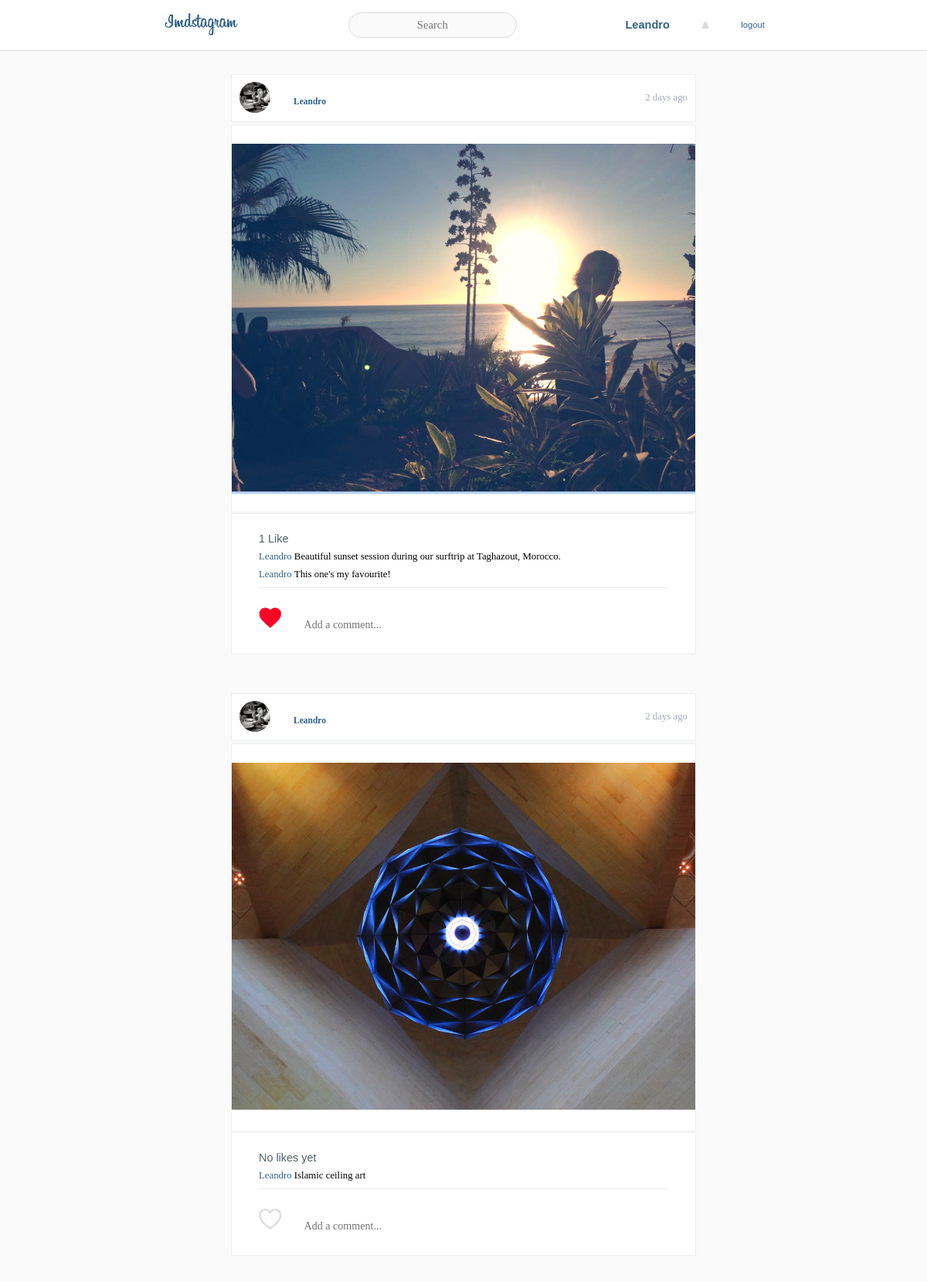
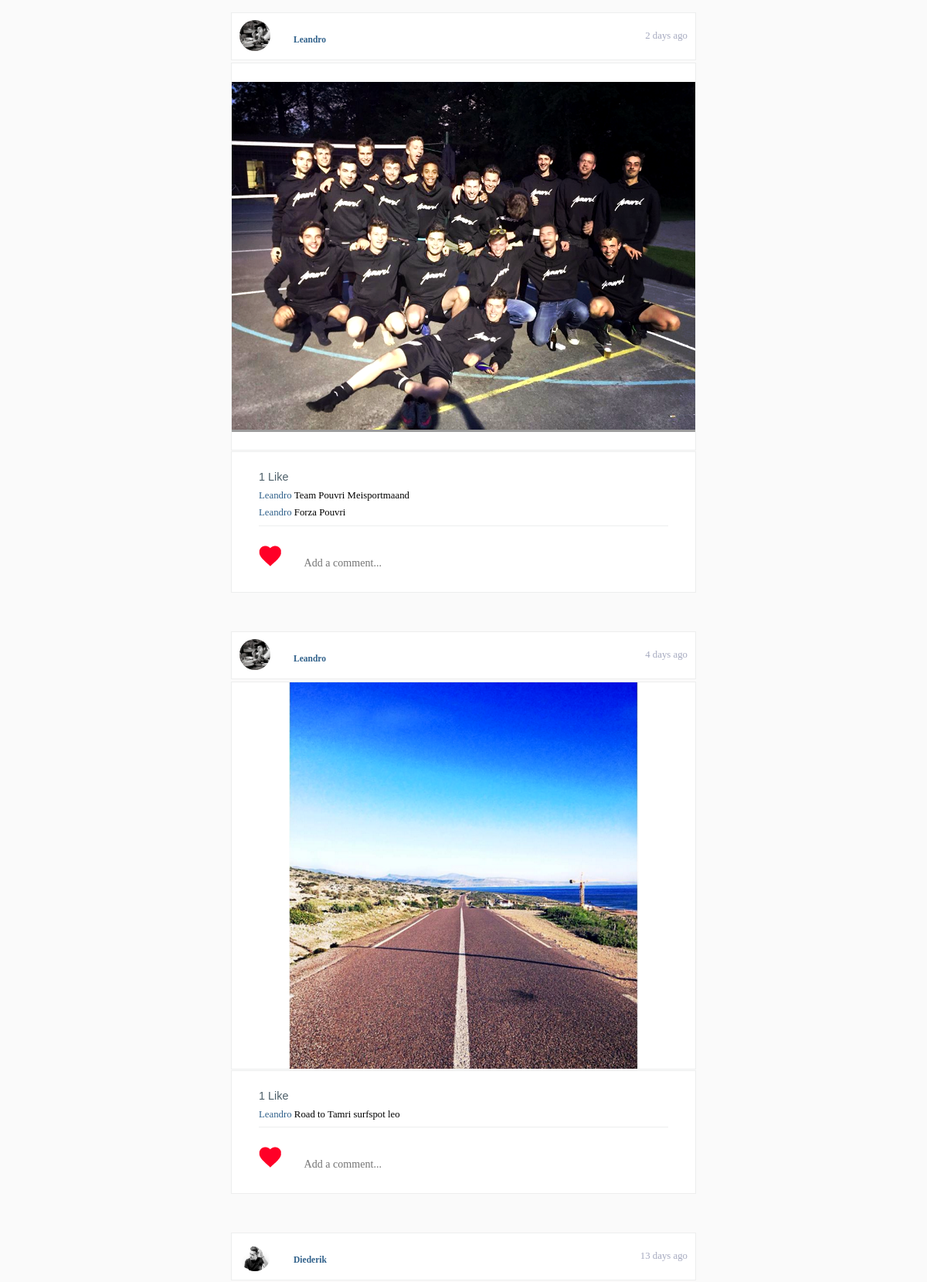
/index.php (signed in, upper part), run on the app's committed database (2 pictures, top to bottom).
### tables this page shows
CREATE TABLE `posts` (
  `imageID` int(11) NOT NULL AUTO_INCREMENT,
  `fileLocation` varchar(300) NOT NULL DEFAULT '',
  `description` varchar(300) NOT NULL DEFAULT '',
  `filter` varchar(45) DEFAULT NULL,
  `imageUserID` int(11) DEFAULT NULL,
  `timestamp` timestamp NULL DEFAULT CURRENT_TIMESTAMP ON UPDATE CURRENT_TIMESTAMP,
  `location` varchar(255) DEFAULT NULL,
  PRIMARY KEY (`imageID`)
);

CREATE TABLE `users` (
  `userID` int(11) NOT NULL AUTO_INCREMENT,
  `email` varchar(255) NOT NULL,
  `fullname` varchar(255) NOT NULL,
  `username` varchar(255) NOT NULL,
  `password` varchar(255) NOT NULL,
  `private` varchar(45) NOT NULL DEFAULT 'no',
  `bio` varchar(150) DEFAULT '',
  `avatar` varchar(255) DEFAULT NULL,
  PRIMARY KEY (`userID`)
);

CREATE TABLE `comments` (
  `commentID` int(11) NOT NULL AUTO_INCREMENT,
  `commentUserID` int(11) NOT NULL,
  `commentImageID` int(11) NOT NULL,
  `commentTimestamp` timestamp NOT NULL DEFAULT CURRENT_TIMESTAMP ON UPDATE CURRENT_TIMESTAMP,
  `commentText` mediumtext NOT NULL,
  PRIMARY KEY (`commentID`),
  KEY `imageID_idx` (`commentImageID`),
  KEY `userID_idx` (`commentUserID`),
  CONSTRAINT `commentUserID` FOREIGN KEY (`commentUserID`) REFERENCES `users` (`userID`),
  CONSTRAINT `imageID` FOREIGN KEY (`commentImageID`) REFERENCES `posts` (`imageID`) ON DELETE NO ACTION ON UPDATE NO ACTION
);

### classes/feed.class.php (called while the page is built, shortened)
<?php
class Feed {
    private $m_oResults;
    public function __get($p_sProperty){
        switch($p_sProperty){
            case 'Results':
                return $this->m_oResults;
                break;
        }
    }
    public function getFeed($p_sProperty){
        $this->m_iUserID = $p_sProperty;
        $conn = new PDO('mysql:host=localhost; dbname=imdstagram', 'root', 'root');
        $statement = $conn->prepare("
            select * from posts
            where imageUserID in (select targetUserID from follows where requestUserID = :requestUserID)
            order by timestamp desc
            limit :getal
            ");
        $statement->bindValue(":requestUserID", $this->m_iUserID);
        $statement->bindValue(':getal', (int) trim($_SESSION['getal']), PDO::PARAM_INT);
        $statement->execute();
        $results = $statement->fetchAll();
        $this->m_oResults = $results;
    }
}
?>

### classes/postDetail.class.php (called while the page is built, shortened)
<?php
include_once ("includes/database.inc.php");
class postDetail{
    public function getAvatar($p_sProperty){
        global $conn;
        $this->m_iImageID = $p_sProperty;
        $getUserID = $conn->prepare("
                                    SELECT imageUserID
                                    FROM posts
                                    WHERE imageID = :imageID");
        $getUserID->bindValue(':imageID', $this->m_iImageID );
        $getUserID->execute();
        $userID = $getUserID->fetch(PDO::FETCH_ASSOC);
        $avatarLocation = $conn->prepare("
                                 SELECT avatar
                                 FROM users
                                 WHERE userID = :userID");
        $avatarLocation->bindValue(':userID', $userID['imageUserID']);
        $avatarLocation->execute();
        $result = $avatarLocation->fetch(PDO::FETCH_ASSOC);
        return $result;
    }
    public function getUsername($p_sProperty){
        global $conn;
        $this->m_iImageID = $p_sProperty;
        $getUserID = $conn->prepare("
                                    SELECT imageUserID
                                    FROM posts
                                    WHERE imageID = :imageID");
        $getUserID->bindValue(':imageID', $this->m_iImageID );
        $getUserID->execute();
        $userID = $getUserID->fetch(PDO::FETCH_ASSOC);
        $username = $conn->prepare("SELECT username
                                    FROM users
                                    WHERE userID = :userID");
        $username->bindValue(':userID', $userID['imageUserID']);
        $username->execute();
        $result = $username->fetch(PDO::FETCH_ASSOC);
        return $result;
    }
    public function getPostHour($p_sProperty){
        global $conn;
        $this->m_iImageID = $p_sProperty;
        $postTime = $conn->prepare("SELECT timestamp
                                   FROM posts
                                   WHERE imageID = :imageID");
        $postTime->bindValue(':imageID', $this->m_iImageID);
        $postTime->execute();
        $postTime = $postTime->fetch(PDO::FETCH_ASSOC);
        $currentTime = strtotime(date('Y-m-d H:i:s'));
        $postedTime = strtotime($postTime['timestamp']);
        $difference = $currentTime - $postedTime;
        $days = $difference/60/60/24;
        $hour = $difference/(60*60);
        $minutes = (abs($difference)/60);
        if(number_format($minutes, 0) < 1)
        {
            $result = "A moment ago";
        }
        elseif(number_format($hour, 0) < 1)
        {
            $result = number_format($minutes, 0). " minutes ago" ;
        }
        elseif(number_format($hour, 0) < 24)
        {
            $result = number_format($hour, 0)."h";
        }
        else
        {
            $result = number_format($days, 0)." days ago";
        }
        return $result;
    }
    public function getLikes($p_sProperty){
        global $conn;
        $this->m_iImageID = $p_sProperty;
        $likeCount = $conn->prepare("SELECT likeImageID
                                     FROM likes
                                     WHERE likeImageID = :likeImageID");
        $likeCount->bindValue(":likeImageID", $this->m_iImageID);
        $likeCount->execute();
        $result = $likeCount->rowCount();
        return $result;
    }
    public function likeCheck($p_sProperty){
        global $conn;
        $this->m_iImageID = $p_sProperty;
        $likeSenderID = $_SESSION['userID'];
        $likeCheck = $conn->prepare("SELECT *
                                     FROM likes
                                     WHERE likeImageID = $this->m_iImageID AND likeSenderID = $likeSenderID");
        $likeCheck->execute();
        if($likeCheck->rowCount() == 1)
        {
            return true;
        }
    }
    public function getDescription ($p_sProperty){
        global $conn;
        $this->m_iImageID = $p_sProperty;
        $getDescription = $conn->prepare("SELECT description
                                          FROM posts
                                          WHERE imageID = :imageID");
        $getDescription->bindValue(':imageID', $this->m_iImageID );
        $getDescription->execute();
        $description = $getDescription->fetch(PDO::FETCH_ASSOC);
        return $description;
    }
    public function getComments($p_sProperty){
        global $conn;
        $this->m_iImageID = $p_sProperty;
        $getComments = $conn->prepare("SELECT * from comments where commentImageID = :imageID");
        $getComments->bindValue(':imageID', $this->m_iImageID);
        $getComments->execute();
        $comments = $getComments->fetchAll();
        return $comments;
    }
}

### classes/users.class.php (called while the page is built, shortened)
<?php
class Users{
    private $m_sUsername;
    private $m_iUserID;
    public function __set($p_sProperty, $p_vValue)
    {
        switch($p_sProperty){
            case "UserID":
                $this->m_iUserID = $p_vValue;
                break;
        }
    }
    public function __get($p_sProperty)
    {
        switch($p_sProperty){
            case "Username":
                return $this->m_sUsername;
                break;
            case "UserID":
                return $this->m_iUserID;
                break;
        }
    }
    public function getProfile($p_sProperty)
    {
        $this->m_iUserID = $p_sProperty;
        $conn = new PDO('mysql:host=localhost; dbname=imdstagram', 'root', 'root');
        $getProfile = $conn->prepare("select * from users where userID = :userID");
        $getProfile->bindValue(':userID', $this->UserID);
        $getProfile->execute();
        $profileInfo = $getProfile->fetch(PDO::FETCH_ASSOC);
        $this->UserID = $profileInfo['userID'];
        $this->m_sUsername = $profileInfo['username'];
    }
}

### index.php (the view, shortened to what this page needs)
<?php
    include_once('classes/feed.class.php');
    include_once('classes/postDetail.class.php');
    include_once ('classes/users.class.php');
    $userID = $_SESSION['userID'];
    $feed = new Feed();
    $feed->getFeed($userID);
?>
<!doctype html>
<html lang="en">
<head>
    <link rel="stylesheet" href="css/reset.css">
    <link rel="stylesheet" href="css/style.css">
    <link rel="stylesheet" href="css/cssgram.min.css">
</head>
<body>
    <?php include_once("includes/nav.inc.php"); ?>
    <div class="indexFeed">
            <?php $i = 0 ?>
            <?php foreach($feed->Results as $post): ?>
                <?php $i++ ?>
                <div class="feedNav">
                    <a href="profile.php?userID=<?php echo $post['imageUserID']; ?>">
                        <img class="feedNavPic" src="<?php
                        $avatar = new postDetail();
                        $avatar = $avatar->getAvatar($post['imageID']);
                        echo $avatar['avatar'];
                        ?>" alt="">
                    </a>
                    <a href="profile.php?userID=<?php echo $post['imageUserID']; ?>" class="feedNavUsername">
                        <h2 class="name">
                            <?php
                                $username = new postDetail();
                                $username = $username->getUsername($post['imageID']);
                                echo $username['username'];
                            ?>
                        </h2>
                    </a>
                    <p class="feedNavTimestamp">
                        <?php
                            $timestamp = new postDetail();
                            $timestamp = $timestamp->getPostHour($post['imageID']);
                            echo $timestamp;
                        ?>
                    </p>
                </div>
                <div class="feedPic">
                    <a href="postDetail.php?imageID=<?php echo $post['imageID']; ?>">
                        <figure class="<?php echo $post['filter']; ?>">
                            <img src="<?php echo $post['fileLocation']; ?>" alt="">
                        </figure>
                    </a>
                </div>
                <div class="feedFooter">
                    <div class="feedFooterTop">
                        <p>
                            <?php
                                $likeCounter = new postDetail();
                                $likes = $likeCounter->getLikes($post['imageID']);
                                if($likes == 0) {
                                    echo "No likes yet";
                                }
                                elseif($likes == 1)
                                {
                                    echo $likes." Like";
                                }
                                else
                                {
                                    echo $likes." Likes";
                                }
                            ?>
                        </p>
                        <ul class="commentsList<?php echo $i; ?>">
                            <?php
                                $singlePost = new postDetail();
                                $username = $singlePost->getUsername($post['imageID']);
                                $description = $singlePost->getDescription($post['imageID']);
                                $comments = $singlePost->getComments($post['imageID']);
                            ?>
                            <li><a href="profile.php?userID=<?php echo $comment['commentUserID']; ?>">
                                    <?php echo $username['username']; ?>
                                </a>
                                <span class="comment-text"><?php echo $description['description']; ?></span>
                            </li>
                            <?php foreach( $comments as $comment): ?>
                                <li>
                                    <a href="profile.php?userID=<?php echo $comment['commentUserID']; ?>">
                                        <?php
                                        $user = new Users();
                                        $user->getProfile($comment['commentUserID']);
                                        $username = $user->Username;
                                        echo $username;
                                        ?></a>
                                    <span class="comment-text"><?php echo $comment['commentText'] ?></span>
                                </li>
                            <?php endforeach; ?>
                        </ul>
                    </div>
                    <div class="feedFooterBottom">
                        <?php
                        $like = new postDetail();
                        $likeCheck = $like->likeCheck($post['imageID']);
                        if($likeCheck)
                        {
                            $source = "images/heart_filled.png";
                            $class = "btnUnlike";
                        }
                        else
                        {
                            $source = "images/heart_blank.png";
                            $class = "btnLike";
                        }
                        ?>
                        <form class="feedFooterBottomForm" action="" method="post">
                            <img class="likeHeart <?php echo $class; ?>" src="<?php echo $source; ?>" alt="like"
                                 value="<?php echo $post['imageID'] ?>">
                            <input class="commentField commentField<?php echo $i; ?>" type="text" name="commentField" placeholder="Add a comment...">
                        </form>
                    </div>
                </div>
            <?php endforeach; ?>
    </div>
</body>
</html>

### css/style.css (style rules this page uses)
body { font-family: Montserrat, sans-serif; background-color: #FAFAFA; color: #4E606A; margin-bottom: 30px; }
body a { text-decoration: none; color: #30618B; }
.feedNav { display: flex; flex-direction: row; align-items: center; height: 60px; width: 600px; background-color: #FFFFFF; border: 1px solid #EDEEEE; }
.feedNavPic { height: 40px; width: 40px; border-radius: 50%; margin: 0 0 0 10px; object-fit: cover; }
.feedNavUsername { margin: 0 0 0 10px; font-size: .8em; }
.feedNavTimestamp { font-family: 'instaRegular', 'sans-serif'; margin-left: auto; margin-right: 10px; margin-top: -2px; font-size: .8em; color: #A5A9BF; }
.indexFeed { width: 100%; display:flex; flex-direction: column; flex-wrap: nowrap; align-items: center; }
.indexFeed .feedPic { width: 600px; height: 500px; background-color: white; display: flex; justify-content: center; align-items: center; margin: 0 0 0 0; border: 1px solid #EDEEEE; overflow: hidden; margin: 3px 0 0 0; }
.feedPic img { width: 100%; max-height: 100%; }
.feedFooter { height: 100%; width: 600px; border: 1px solid #EDEEEE; margin: 1px 0 50px 0; background-color: white; }
.feedFooterTop { border-bottom: 1px solid #EDEEEE; width: 530px; margin: 0 auto 0 auto; padding: 10px 0 10px 0; }
.feedFooterTop p { font-size: .9em; }
.feedFooterTop ul li { margin: 10px 0 0 0; font-size: .8em; color: #30618B; font-family: 'instaBold', 'sans-serif'; }
.feedFooterTop ul li span { color: #000000; font-family: 'instaRegular', 'sans-serif'; }
.feedFooterBottom { width: 530px; margin: 0 auto 0 auto; padding: 20px 0 20px 0; }
#floatingBtn a:active,a:link,a:visited { text-decoration: none; }
p { margin-top : 15px; font-size: .8em; }
figure { margin: 0; }
.name { font-family: 'instaBold', 'sans-serif'; font-size: .9em; display: inline-block; margin: 9px 0 0 20px; color: #30618B; }
.commentField { width: 300px; margin: 10px 0 0 0; font-size: .8em; padding: 10px 0 10px 10px; border: none; color: #7B7A7C; }

### data on the page
posts: imageID+imageUserID (picture), imageID+imageUserID "Leandro", timestamp "2 days ago", fileLocation (picture), likes "1", description "Beautiful sunset session during our surftrip at Taghazout, Morocco."
comments: commentUserID.username "Leandro", commentText "This one's my favourite!"
posts: imageID+imageUserID (picture), imageID+imageUserID "Leandro", timestamp "2 days ago", fileLocation (picture), shows "No likes yet", description "Islamic ceiling art", shows a picture
posts: imageID+imageUserID (picture), imageID+imageUserID "Leandro", timestamp "2 days ago", fileLocation (picture), likes "1", description "Team Pouvri Meisportmaand"
comments: commentUserID.username "Leandro", commentText "Forza Pouvri"
posts: imageID+imageUserID (picture), imageID+imageUserID "Leandro", timestamp "4 days ago", fileLocation (picture), likes "1", description "Road to Tamri surfspot leo"
posts: imageID+imageUserID (picture), imageID+imageUserID "Diederik", timestamp "13 days ago"

### other printed values
$_SESSION['user'] "Leandro"
